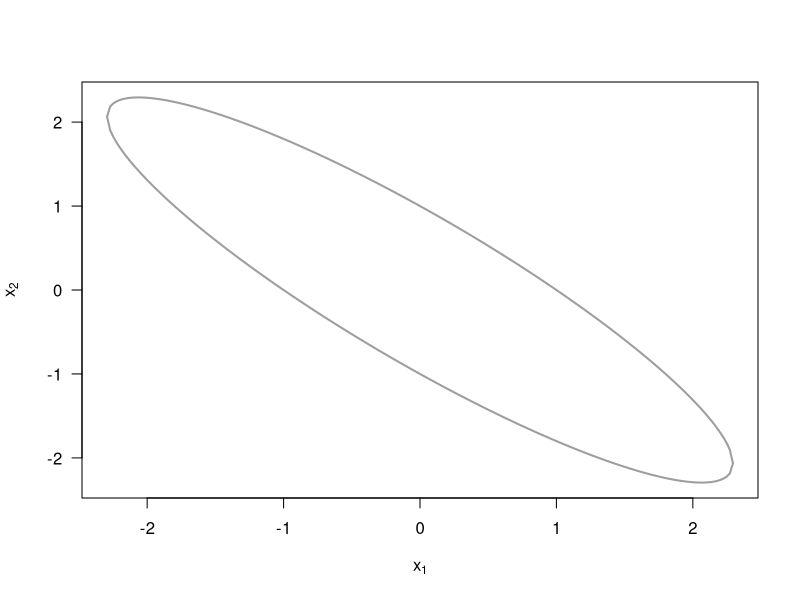

Generate this figure with R:
###############################
### Boundary ellipse 
### for Gibbs sampling example
### from Lecture 4
### Fall 2023, by Frank Miller
###############################
w  <- 1.8
xv <- seq(-1, 1, by=0.01) * 1/sqrt(1-w^2/4)  # a range of x1-values, where the term below the root is non-negative (compare Lecture 4)
plot(xv, xv, type="n", xlab=expression(x[1]), ylab=expression(x[2]), las=1)
# ellipse
lines(xv, -(w/2)*xv-sqrt(1-(1-w^2/4)*xv^2), lwd=2, col=8)
lines(xv, -(w/2)*xv+sqrt(1-(1-w^2/4)*xv^2), lwd=2, col=8)
